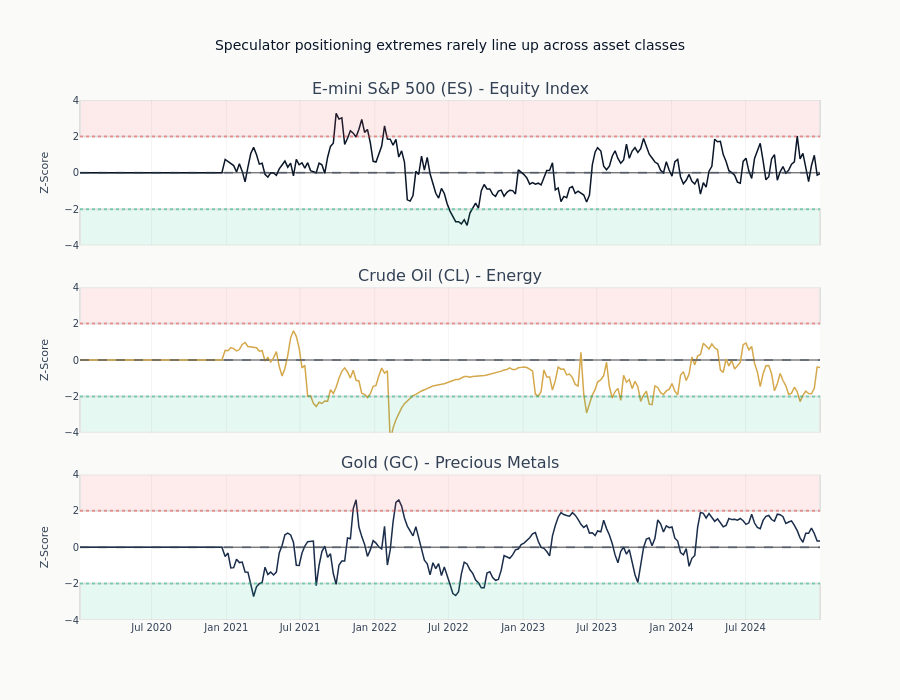

Notebook source saved alongside this figure:
### Code cell
fig.update_layout(
    height=700,
    title="Speculator positioning extremes rarely line up across asset classes",
    showlegend=False,
)
fig.update_yaxes(title_text="Z-Score", range=[-4, 4])
fig.show()

### Figure 1 — Plotly figure (JSON) as saved in the notebook; plotly's stock layout.template omitted (floating-point values rounded to 4 significant figures; data arrays with more than 128 entries replaced by an {"elided": "..."} marker saying what was removed)
{"data": [{"line": {"color": "#0a1628", "width": 1.5}, "mode": "lines", "name": "ES Z-Score", "type": "scatter", "x": {"elided": "261 str values"}, "xaxis": "x", "y": {"elided": "261 float values"}, "yaxis": "y"}, {"line": {"color": "#D4A84B", "width": 1.5}, "mode": "lines", "name": "CL Z-Score", "type": "scatter", "x": {"elided": "261 str values"}, "xaxis": "x2", "y": {"elided": "261 float values"}, "yaxis": "y2"}, {"line": {"color": "#1a2d4a", "width": 1.5}, "mode": "lines", "name": "GC Z-Score", "type": "scatter", "x": {"elided": "261 str values"}, "xaxis": "x3", "y": {"elided": "261 float values"}, "yaxis": "y3"}], "layout": {"annotations": [{"font": {"size": 16}, "showarrow": false, "text": "E-mini S&P 500 (ES) - Equity Index", "x": 0.5, "xanchor": "center", "xref": "paper", "y": 1.0, "yanchor": "bottom", "yref": "paper"}, {"font": {"size": 16}, "showarrow": false, "text": "Crude Oil (CL) - Energy", "x": 0.5, "xanchor": "center", "xref": "paper", "y": 0.64, "yanchor": "bottom", "yref": "paper"}, {"font": {"size": 16}, "showarrow": false, "text": "Gold (GC) - Precious Metals", "x": 0.5, "xanchor": "center", "xref": "paper", "y": 0.28, "yanchor": "bottom", "yref": "paper"}], "height": 700, "shapes": [{"fillcolor": "#ef4444", "opacity": 0.1, "type": "rect", "x0": 0, "x1": 1, "xref": "x domain", "y0": 2, "y1": 4, "yref": "y"}, {"fillcolor": "#10b981", "opacity": 0.1, "type": "rect", "x0": 0, "x1": 1, "xref": "x domain", "y0": -4, "y1": -2, "yref": "y"}, {"line": {"color": "#ef4444", "dash": "dot"}, "opacity": 0.5, "type": "line", "x0": 0, "x1": 1, "xref": "x domain", "y0": 2, "y1": 2, "yref": "y"}, {"line": {"color": "#10b981", "dash": "dot"}, "opacity": 0.5, "type": "line", "x0": 0, "x1": 1, "xref": "x domain", "y0": -2, "y1": -2, "yref": "y"}, {"line": {"color": "#334155", "dash": "dash"}, "opacity": 0.5, "type": "line", "x0": 0, "x1": 1, "xref": "x domain", "y0": 0, "y1": 0, "yref": "y"}, {"fillcolor": "#ef4444", "opacity": 0.1, "type": "rect", "x0": 0, "x1": 1, "xref": "x2 domain", "y0": 2, "y1": 4, "yref": "y2"}, {"fillcolor": "#10b981", "opacity": 0.1, "type": "rect", "x0": 0, "x1": 1, "xref": "x2 domain", "y0": -4, "y1": -2, "yref": "y2"}, {"line": {"color": "#ef4444", "dash": "dot"}, "opacity": 0.5, "type": "line", "x0": 0, "x1": 1, "xref": "x2 domain", "y0": 2, "y1": 2, "yref": "y2"}, {"line": {"color": "#10b981", "dash": "dot"}, "opacity": 0.5, "type": "line", "x0": 0, "x1": 1, "xref": "x2 domain", "y0": -2, "y1": -2, "yref": "y2"}, {"line": {"color": "#334155", "dash": "dash"}, "opacity": 0.5, "type": "line", "x0": 0, "x1": 1, "xref": "x2 domain", "y0": 0, "y1": 0, "yref": "y2"}, {"fillcolor": "#ef4444", "opacity": 0.1, "type": "rect", "x0": 0, "x1": 1, "xref": "x3 domain", "y0": 2, "y1": 4, "yref": "y3"}, {"fillcolor": "#10b981", "opacity": 0.1, "type": "rect", "x0": 0, "x1": 1, "xref": "x3 domain", "y0": -4, "y1": -2, "yref": "y3"}, {"line": {"color": "#ef4444", "dash": "dot"}, "opacity": 0.5, "type": "line", "x0": 0, "x1": 1, "xref": "x3 domain", "y0": 2, "y1": 2, "yref": "y3"}, {"line": {"color": "#10b981", "dash": "dot"}, "opacity": 0.5, "type": "line", "x0": 0, "x1": 1, "xref": "x3 domain", "y0": -2, "y1": -2, "yref": "y3"}, {"line": {"color": "#334155", "dash": "dash"}, "opacity": 0.5, "type": "line", "x0": 0, "x1": 1, "xref": "x3 domain", "y0": 0, "y1": 0, "yref": "y3"}], "showlegend": false, "title": {"text": "Speculator positioning extremes rarely line up across asset classes"}, "xaxis": {"anchor": "y", "domain": [0.0, 1.0], "matches": "x3", "showticklabels": false}, "xaxis2": {"anchor": "y2", "domain": [0.0, 1.0], "matches": "x3", "showticklabels": false}, "xaxis3": {"anchor": "y3", "domain": [0.0, 1.0]}, "yaxis": {"anchor": "x", "domain": [0.72, 1.0], "range": [-4, 4], "title": {"text": "Z-Score"}}, "yaxis2": {"anchor": "x2", "domain": [0.36, 0.64], "range": [-4, 4], "title": {"text": "Z-Score"}}, "yaxis3": {"anchor": "x3", "domain": [0.0, 0.28], "range": [-4, 4], "title": {"text": "Z-Score"}}}}
